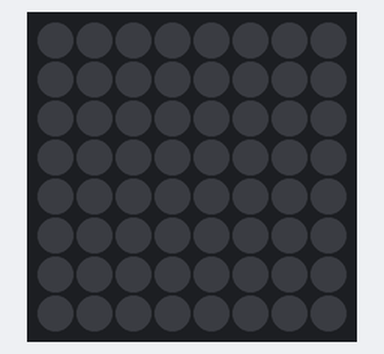
This program was run on a simulated Raspberry Pi (BCM pin numbers) with a Sense HAT. Shown: the Sense HAT's 8×8 RGB LED matrix. Dim RGB values are drawn brighter than linear.

Above: at 0.1 s.
At 1.11 s:
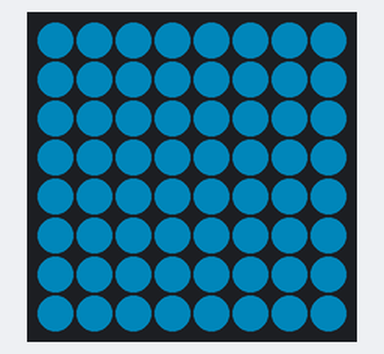
At 2.14 s:
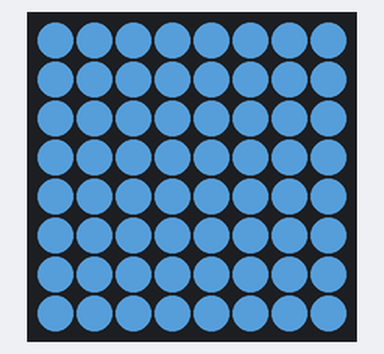
At 4.42 s:
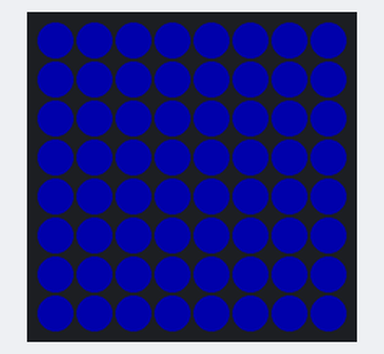

Measured:
- by itself, everything shown: repeats every 5.2 s, in 46 steps

The program:

breath.py
```python
from sense_hat import SenseHat
import time

sense = SenseHat()

# 숨쉬는 효과를 위한 색상 정의 (부드러운 파란색)
color = (70, 130, 180)

# 밝기를 조절하기 위한 함수
def breathing_effect(color, duration, steps):
    r, g, b = color
    for i in range(steps):
        # 밝기를 서서히 증가
        adjusted_color = (int(r * i / steps), int(g * i / steps), int(b * i / steps))
        sense.clear(adjusted_color)
        time.sleep(duration / steps / 2)
    for i in range(steps, -1, -1):
        # 밝기를 서서히 감소
        adjusted_color = (int(r * i / steps), int(g * i / steps), int(b * i / steps))
        sense.clear(adjusted_color)
        time.sleep(duration / steps / 2)

# 숨쉬는 효과를 무한 반복
while True:
    breathing_effect(color, duration=5.0, steps=100)
```
